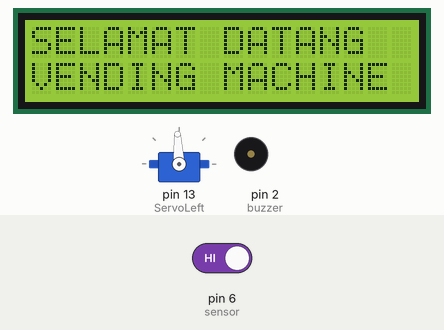
Recording of a sketch running on a simulated Arduino Uno, built with avr-gcc and run on an emulated ATmega328P. Shown: servo, 16×2 character LCD, buzzer (waves = sounding, pin HIGH). The inputs (shaded band) are chosen by the test bench; at power-on: pin 6 (sensor) HIGH. What the sketch prints to the serial monitor is not drawn.

Above: at 1.6 s.
At 4.2 s:
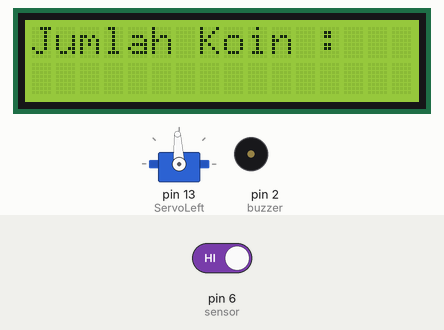
4.3 s: pin 6 (sensor) driven LOW
At 5.8 s:
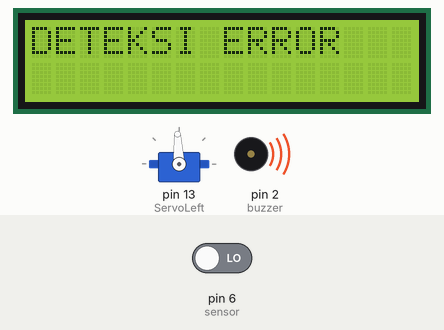
7.3 s: pin 6 (sensor) driven HIGH
At 8.3 s:
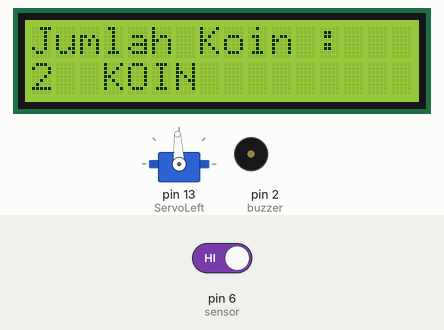
8.8 s: pin 6 (sensor) driven LOW
At 10.47 s:
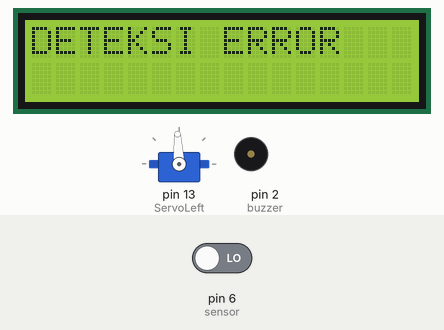
Timing chart, 0 to 17.8 s (numbered marks = the images above; inputs shaded):
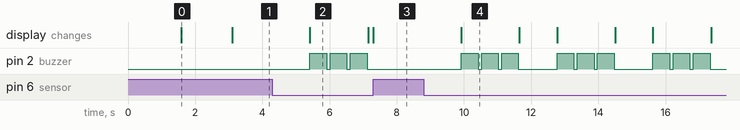

Measured:
- after the input at 4.3 s, pin 2 (buzzer): alternates HIGH for 0.50 s and LOW for 0.10 s, starting after 1.1 s; the display: changes after 1.1 s (image 2)
- after the input at 7.3 s, pin 2 (buzzer): stays LOW (without the input it goes to HIGH after 0.97 s); the display: changes at once (image 3)
- after the input at 8.8 s, pin 2 (buzzer): LOW → HIGH after 1.1 s, then repeats every 2.9 s: 2 × (LOW 0.10 s, HIGH 0.50 s), LOW 1.2 s, HIGH 0.50 s; the display: changes after 1.1 s (image 4)
- what the display in image 0 shows lasts 1.5 s, from 1.6 s to 3.1 s
- what the display in image 2 shows lasts 1.7 s, from 5.4 s to 7.1 s

The sketch:

pbcounting_timeout.ino
```cpp
#include <Wire.h>
#include <LiquidCrystal_I2C.h>
#include <Servo.h>

// Set the LCD address to 0x27 for a 16 chars and 2 line display
LiquidCrystal_I2C lcd(0x27, 16, 2);
Servo ServoLeft; //membuat objek servo

int count = 0;
int sensor=6;
int buzzer=2;
uint64_t timeloop = 0;
uint64_t timeout = 100000;
void setup() {
  // put your setup code here, to run once:
Serial.begin(9600);
pinMode(6, INPUT_PULLUP);
pinMode(2, OUTPUT);
ServoLeft.attach(13); //servo terhubung pada pin 13
ServoLeft.writeMicroseconds(1500); //kondisi awal servo
//Serial.println("Silahkan Masukkan Koin Anda");
// delay(1000);
  lcd.begin();
  lcd.setCursor(0,0);
  lcd.print("SELAMAT DATANG");
  delay(1500);
  lcd.setCursor(0,1);
  lcd.print("VENDING MACHINE");
  delay(1500);
  lcd.clear();
}

void loop() {
  // put your main code here, to run repeatedly:
  lcd.setCursor(0,0);
  lcd.print("Jumlah Koin :");

  timeloop = 0;
  //koin terdeteksi
 if (digitalRead(sensor) == LOW) {
   delay(7); //tunggu 20ms
    if (digitalRead(sensor) == LOW) { //apabila koin masih terdeteksi
       while (digitalRead(sensor) == LOW && timeloop++ <= timeout); //selama koin masih terdeteksi dan kurang dari timeout
       if(timeloop >= timeout) {  //jika lebih dari time out
        //peringatan error
        lcd.clear();
        lcd.setCursor(0,0);
        lcd.print("DETEKSI ERROR");
        digitalWrite(buzzer,HIGH);
        delay(500);
        digitalWrite(buzzer,LOW);
        delay(100);
        digitalWrite(buzzer,HIGH);
        delay(500);
        digitalWrite(buzzer,LOW);
        delay(100);
        digitalWrite(buzzer,HIGH);
        delay(500);
        digitalWrite(buzzer,LOW);

        //action
       /* lcd.clear();
        lcd.setCursor(4,0);
        lcd.print("AKTIFKAN");
        lcd.setCursor(2,1);
        lcd.print("MODE MEKANIK");
        delay(500);
        ServoLeft.writeMicroseconds(2600);
        delay(1000);
        ServoLeft.writeMicroseconds(1500);
        delay(1000);  */

        //kembali ke menu hitung
        lcd.clear();
        lcd.setCursor(0,0);
        lcd.print("Jumlah Koin :");
        lcd.setCursor(0,1);
        lcd.print(count);
        lcd.setCursor(3,1);
        lcd.print("KOIN");


       }

       //else { //jika tidak lebih dari timeout
        count++;
        Serial.println(digitalRead(sensor));
        lcd.setCursor(0,1);
        lcd.print(count);
        lcd.setCursor(3,1);
        lcd.print("KOIN");

       }

    }
 }
```
